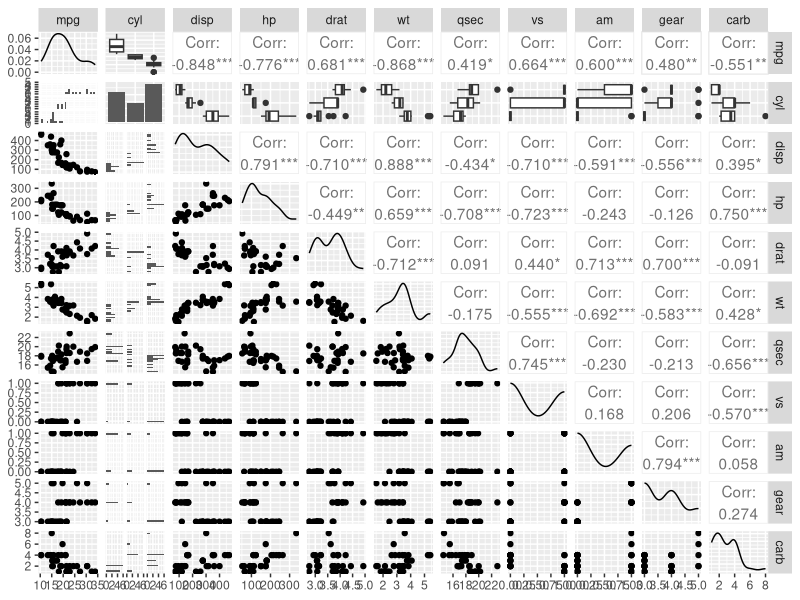
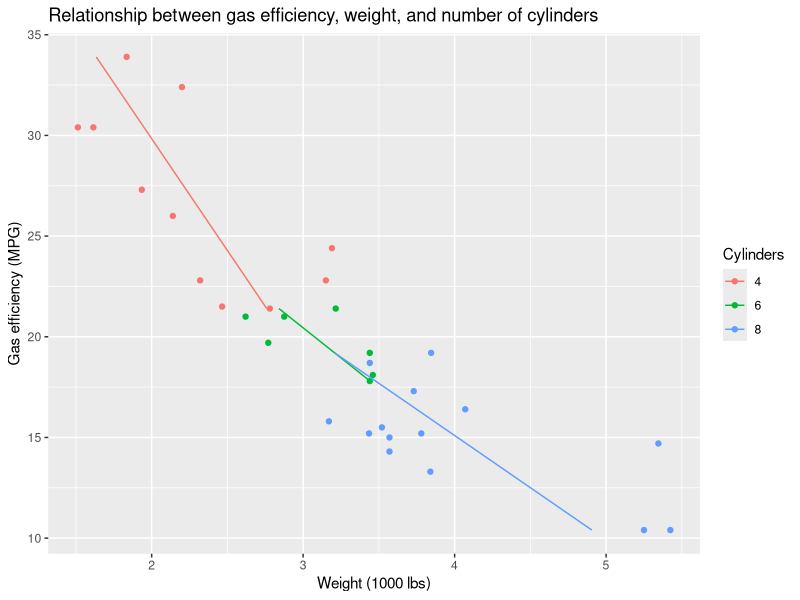

R code for these plots, in order:
## ---- chunk 1
library(tidyverse)
library(GGally)
library(modelr)
## ---- chunk 2
df <- mtcars

df$cyl <- as.factor(df$cyl)
## ---- chunk 3
ggpairs(df)
## ---- chunk 4
mod1 <- glm(data=df, formula = wt ~ mpg)
mod2 <- glm(data=df, formula = wt ~ mpg + cyl)
mod3 <- glm(data=df, formula = wt ~ mpg * cyl)
## ---- chunk 5
mod1mse <- mean(residuals(mod1)^2)
mod2mse <- mean(residuals(mod2)^2)
mod3mse <- mean(residuals(mod3)^2)

mod1mse
mod2mse
mod3mse
## ---- chunk 6
mod3.pred <- add_predictions(df,mod3,type = "response")
## ---- chunk 7
ggplot(mod3.pred,aes(y=mpg,color=cyl)) +
  geom_point(aes(x=wt))+
  geom_line(aes(x=pred))+
  labs(title="Relationship between gas efficiency, weight, and number of cylinders",
       x="Weight (1000 lbs)",y="Gas efficiency (MPG)",color="Cylinders")

